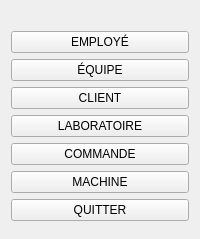
     <widget class="QFrame" name="navFrame">
      <property name="minimumWidth">
       <number>200</number>
      </property>
      <layout class="QVBoxLayout" name="navLayout">
       <item>
        <widget class="QLabel" name="logoLabel">
         <property name="alignment">
          <set>Qt::AlignCenter</set>
         </property>
         <property name="pixmap">
          <pixmap resource="resources.qrc">:/images/logo.png</pixmap>
         </property>
         <property name="scaledContents">
          <bool>true</bool>
         </property>
         <property name="maximumHeight">
          <number>100</number>
         </property>
        </widget>
       </item>
       <item>
        <widget class="QPushButton" name="btnEmploye">
         <property name="text">
          <string>EMPLOYÉ</string>
         </property>
        </widget>
       </item>
       <item>
        <widget class="QPushButton" name="btnEquipe">
         <property name="text">
          <string>ÉQUIPE</string>
         </property>
        </widget>
       </item>
       <item>
        <widget class="QPushButton" name="btnClient">
         <property name="text">
          <string>CLIENT</string>
         </property>
        </widget>
       </item>
       <item>
        <widget class="QPushButton" name="btnLaboratoire">
         <property name="text">
          <string>LABORATOIRE</string>
         </property>
        </widget>
       </item>
       <item>
        <widget class="QPushButton" name="btnCommande">
         <property name="text">
          <string>COMMANDE</string>
         </property>
        </widget>
       </item>
       <item>
        <widget class="QPushButton" name="btnMachine">
         <property name="text">
          <string>MACHINE</string>
         </property>
        </widget>
       </item>
       <item>
        <widget class="QPushButton" name="btnQuit">
         <property name="text">
          <string>QUITTER</string>
         </property>
        </widget>
       </item>
       <item>
        <spacer name="verticalSpacer">
         <property name="orientation">
          <enum>Qt::Vertical</enum>
         </property>
        </spacer>
       </item>
      </layout>
     </widget>
